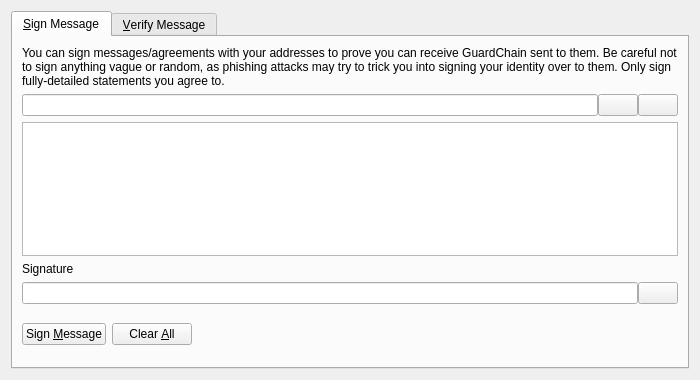
<?xml version="1.0" encoding="UTF-8"?>
<ui version="4.0">
 <class>SignVerifyMessageDialog</class>
 <widget class="QDialog" name="SignVerifyMessageDialog">
  <property name="geometry">
   <rect>
    <x>0</x>
    <y>0</y>
    <width>700</width>
    <height>380</height>
   </rect>
  </property>
  <property name="windowTitle">
   <string>Signatures - Sign / Verify a Message</string>
  </property>
  <property name="modal">
   <bool>true</bool>
  </property>
  <layout class="QVBoxLayout" name="verticalLayout">
   <item>
    <widget class="QTabWidget" name="tabWidget">
     <property name="currentIndex">
      <number>0</number>
     </property>
     <widget class="QWidget" name="tabSignMessage">
      <attribute name="title">
       <string>&amp;Sign Message</string>
      </attribute>
      <layout class="QVBoxLayout" name="verticalLayout_SM">
       <item>
        <widget class="QLabel" name="infoLabel_SM">
         <property name="text">
          <string>You can sign messages/agreements with your addresses to prove you can receive GuardChain sent to them. Be careful not to sign anything vague or random, as phishing attacks may try to trick you into signing your identity over to them. Only sign fully-detailed statements you agree to.</string>
         </property>
         <property name="textFormat">
          <enum>Qt::PlainText</enum>
         </property>
         <property name="wordWrap">
          <bool>true</bool>
         </property>
        </widget>
       </item>
       <item>
        <layout class="QHBoxLayout" name="horizontalLayout_1_SM">
         <property name="spacing">
          <number>0</number>
         </property>
         <item>
          <widget class="QValidatedLineEdit" name="addressIn_SM">
           <property name="toolTip">
            <string>The GuardChain address to sign the message with</string>
           </property>
          </widget>
         </item>
         <item>
          <widget class="QPushButton" name="addressBookButton_SM">
           <property name="toolTip">
            <string>Choose previously used address</string>
           </property>
           <property name="text">
            <string/>
           </property>
           <property name="shortcut">
            <string>Alt+A</string>
           </property>
           <property name="autoDefault">
            <bool>false</bool>
           </property>
          </widget>
         </item>
         <item>
          <widget class="QPushButton" name="pasteButton_SM">
           <property name="toolTip">
            <string>Paste address from clipboard</string>
           </property>
           <property name="text">
            <string/>
           </property>
           <property name="shortcut">
            <string>Alt+P</string>
           </property>
           <property name="autoDefault">
            <bool>false</bool>
           </property>
          </widget>
         </item>
        </layout>
       </item>
       <item>
        <widget class="QPlainTextEdit" name="messageIn_SM">
         <property name="toolTip">
          <string>Enter the message you want to sign here</string>
         </property>
        </widget>
       </item>
       <item>
        <widget class="QLabel" name="signatureLabel_SM">
         <property name="text">
          <string>Signature</string>
         </property>
         <property name="textFormat">
          <enum>Qt::PlainText</enum>
         </property>
        </widget>
       </item>
       <item>
        <layout class="QHBoxLayout" name="horizontalLayout_2_SM">
         <property name="spacing">
          <number>0</number>
         </property>
         <item>
          <widget class="QLineEdit" name="signatureOut_SM">
           <property name="font">
            <font>
             <italic>true</italic>
            </font>
           </property>
           <property name="readOnly">
            <bool>true</bool>
           </property>
          </widget>
         </item>
         <item>
          <widget class="QPushButton" name="copySignatureButton_SM">
           <property name="toolTip">
            <string>Copy the current signature to the system clipboard</string>
           </property>
           <property name="text">
            <string/>
           </property>
           <property name="autoDefault">
            <bool>false</bool>
           </property>
          </widget>
         </item>
        </layout>
       </item>
       <item>
        <layout class="QHBoxLayout" name="horizontalLayout_3_SM">
         <item>
          <widget class="QPushButton" name="signMessageButton_SM">
           <property name="toolTip">
            <string>Sign the message to prove you own this GuardChain address</string>
           </property>
           <property name="text">
            <string>Sign &amp;Message</string>
           </property>
           <property name="autoDefault">
            <bool>false</bool>
           </property>
          </widget>
         </item>
         <item>
          <widget class="QPushButton" name="clearButton_SM">
           <property name="toolTip">
            <string>Reset all sign message fields</string>
           </property>
           <property name="text">
            <string>Clear &amp;All</string>
           </property>
           <property name="autoDefault">
            <bool>false</bool>
           </property>
          </widget>
         </item>
         <item>
          <spacer name="horizontalSpacer_1_SM">
           <property name="orientation">
            <enum>Qt::Horizontal</enum>
           </property>
           <property name="sizeHint" stdset="0">
            <size>
             <width>40</width>
             <height>48</height>
            </size>
           </property>
          </spacer>
         </item>
         <item>
          <widget class="QLabel" name="statusLabel_SM">
           <property name="font">
            <font>
             <weight>75</weight>
             <bold>true</bold>
            </font>
           </property>
           <property name="text">
            <string/>
           </property>
           <property name="wordWrap">
            <bool>true</bool>
           </property>
          </widget>
         </item>
         <item>
          <spacer name="horizontalSpacer_2_SM">
           <property name="orientation">
            <enum>Qt::Horizontal</enum>
           </property>
           <property name="sizeHint" stdset="0">
            <size>
             <width>40</width>
             <height>48</height>
            </size>
           </property>
          </spacer>
         </item>
        </layout>
       </item>
      </layout>
     </widget>
     <widget class="QWidget" name="tabVerifyMessage">
      <attribute name="title">
       <string>&amp;Verify Message</string>
      </attribute>
      <layout class="QVBoxLayout" name="verticalLayout_VM">
       <item>
        <widget class="QLabel" name="infoLabel_VM">
         <property name="text">
          <string>Enter the receiver's address, message (ensure you copy line breaks, spaces, tabs, etc. exactly) and signature below to verify the message. Be careful not to read more into the signature than what is in the signed message itself, to avoid being tricked by a man-in-the-middle attack. Note that this only proves the signing party receives with the address, it cannot prove sendership of any transaction!</string>
         </property>
         <property name="textFormat">
          <enum>Qt::PlainText</enum>
         </property>
         <property name="alignment">
          <set>Qt::AlignLeading|Qt::AlignLeft|Qt::AlignTop</set>
         </property>
         <property name="wordWrap">
          <bool>true</bool>
         </property>
        </widget>
       </item>
       <item>
        <layout class="QHBoxLayout" name="horizontalLayout_1_VM">
         <property name="spacing">
          <number>0</number>
         </property>
         <item>
          <widget class="QValidatedLineEdit" name="addressIn_VM">
           <property name="toolTip">
            <string>The GuardChain address the message was signed with</string>
           </property>
          </widget>
         </item>
         <item>
          <widget class="QPushButton" name="addressBookButton_VM">
           <property name="toolTip">
            <string>Choose previously used address</string>
           </property>
           <property name="text">
            <string/>
           </property>
           <property name="shortcut">
            <string>Alt+A</string>
           </property>
           <property name="autoDefault">
            <bool>false</bool>
           </property>
          </widget>
         </item>
        </layout>
       </item>
       <item>
        <widget class="QPlainTextEdit" name="messageIn_VM"/>
       </item>
       <item>
        <widget class="QValidatedLineEdit" name="signatureIn_VM"/>
       </item>
       <item>
        <layout class="QHBoxLayout" name="horizontalLayout_2_VM">
         <item>
          <widget class="QPushButton" name="verifyMessageButton_VM">
           <property name="toolTip">
            <string>Verify the message to ensure it was signed with the specified GuardChain address</string>
           </property>
           <property name="text">
            <string>Verify &amp;Message</string>
           </property>
           <property name="autoDefault">
            <bool>false</bool>
           </property>
          </widget>
         </item>
         <item>
          <widget class="QPushButton" name="clearButton_VM">
           <property name="toolTip">
            <string>Reset all verify message fields</string>
           </property>
           <property name="text">
            <string>Clear &amp;All</string>
           </property>
           <property name="autoDefault">
            <bool>false</bool>
           </property>
          </widget>
         </item>
         <item>
          <spacer name="horizontalSpacer_1_VM">
           <property name="orientation">
            <enum>Qt::Horizontal</enum>
           </property>
           <property name="sizeHint" stdset="0">
            <size>
             <width>40</width>
             <height>48</height>
            </size>
           </property>
          </spacer>
         </item>
         <item>
          <widget class="QLabel" name="statusLabel_VM">
           <property name="font">
            <font>
             <weight>75</weight>
             <bold>true</bold>
            </font>
           </property>
           <property name="text">
            <string/>
           </property>
           <property name="wordWrap">
            <bool>true</bool>
           </property>
          </widget>
         </item>
         <item>
          <spacer name="horizontalSpacer_2_VM">
           <property name="orientation">
            <enum>Qt::Horizontal</enum>
           </property>
           <property name="sizeHint" stdset="0">
            <size>
             <width>40</width>
             <height>48</height>
            </size>
           </property>
          </spacer>
         </item>
        </layout>
       </item>
      </layout>
     </widget>
    </widget>
   </item>
  </layout>
 </widget>
 <customwidgets>
  <customwidget>
   <class>QValidatedLineEdit</class>
   <extends>QLineEdit</extends>
   <header>qvalidatedlineedit.h</header>
  </customwidget>
 </customwidgets>
 <resources>
  <include location="../guardchain.qrc"/>
 </resources>
 <connections/>
</ui>
